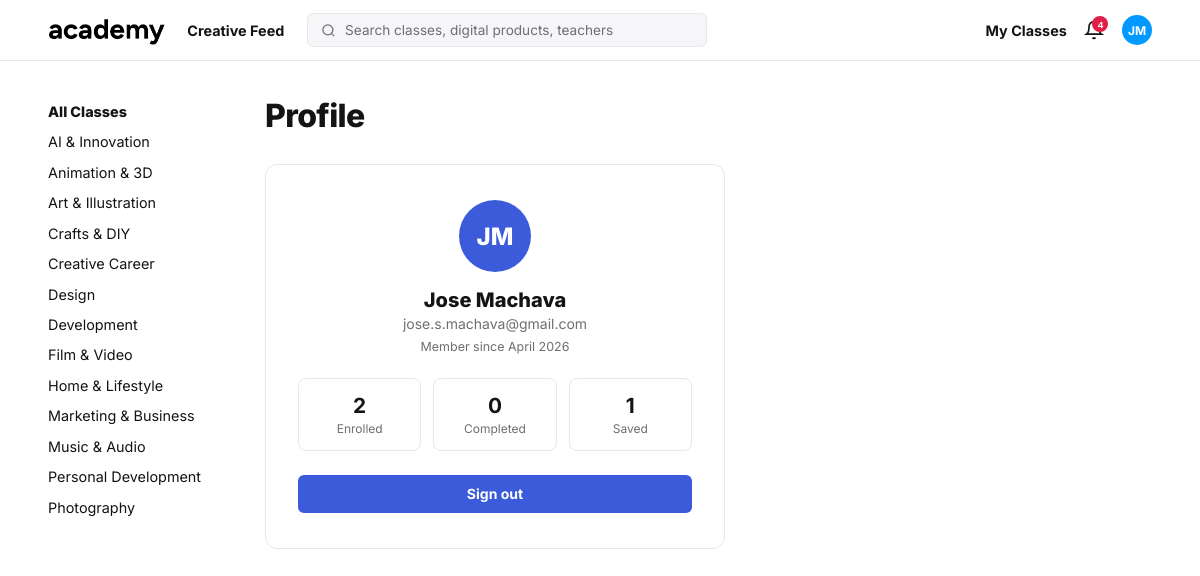
Screenshot of /my/profile/ (signed in) with the database file from the repository.
### accounts/models.py (models this page shows, shortened)
class User(AbstractBaseUser, PermissionsMixin):
    email = models.EmailField(unique=True)
    first_name = models.CharField(max_length=100)
    last_name = models.CharField(max_length=100)
    is_active = models.BooleanField(default=True)
    is_staff = models.BooleanField(default=False)
    date_joined = models.DateTimeField(auto_now_add=True)
    USERNAME_FIELD = "email"
    REQUIRED_FIELDS = ["first_name", "last_name"]
    objects = UserManager()
    def get_full_name(self):
        return f"{self.first_name} {self.last_name}"

### accounts/views.py (the view)
# urls.py: path("my/profile/", views.profile_view, name="profile"),
@login_required
def profile_view(request):
    ctx = _course_context(request.user)
    ctx["bottom"] = "profile"
    return render(request, "profile.html", ctx)

### accounts/models.py (called while the page is built)
    def tag_list(self):
        return [t.strip() for t in self.tags.split(",") if t.strip()]

### accounts/views.py (called while the page is built)
def ensure_demo_courses():
    if Course.objects.exists():
        return
    for data in DEMO_COURSES:
        Course.objects.create(**data)

### templates/profile.html (shortened to what this page needs)
{% load static %}
<!DOCTYPE html>
<html lang="en">
<head>
</head>
<body>
  <header>
    <div class="header-inner">
    <a class="logo" href="{% url 'landing' %}"><img src="{% static 'images/logo.png' %}" alt="Academy"></a>
    <a class="top-link hide-m" href="{% url 'landing' %}">Creative Feed</a>
    <form class="search-form" method="get" action="{% url 'landing' %}">
      <div class="search-wrap">
        <svg width="15" height="15" viewBox="0 0 24 24" fill="none" stroke="currentColor" stroke-width="2"><circle cx="11" cy="11" r="8"/><line x1="21" y1="21" x2="16.65" y2="16.65"/></svg>
        <input type="text" name="q" value="{{ query|default:'' }}" placeholder="Search classes, digital products, teachers" />
      </div>
    </form>
    <nav class="top-right">
      <a class="top-link hide-m" href="{% url 'enrolled' %}">My Classes</a>
      <div class="user-menu">
        <button class="bell" id="bellBtn" aria-label="Notifications">
          {% if notif_count %}<span class="bell-dot">{{ notif_count }}</span>{% endif %}
        </button>
      </div>
      <div class="user-menu">
        <button class="avatar" id="avatarBtn" aria-label="Account menu">{{ user.first_name.0|default:"A" }}{{ user.last_name.0 }}</button>
      </div>
    </nav>
    </div>
  </header>
  <div class="layout">
    <aside id="sidebar">
      <a class="side-link strong {% if not active_category %}active{% endif %}" href="{% url 'landing' %}">All Classes</a>
      {% for cat in categories %}
      <a class="side-link {% if active_category == cat %}active{% endif %}" href="{% url 'landing' %}?category={{ cat|urlencode }}">{{ cat }}</a>
      {% endfor %}
    </aside>
    <main>
      <h1 class="page-title">Profile</h1>
      <div class="profile-card">
        <div class="profile-avatar">{{ user.first_name.0|default:"A" }}{{ user.last_name.0 }}</div>
        <div class="profile-name">{{ user.get_full_name }}</div>
        <div class="profile-email">{{ user.email }}</div>
        <div class="profile-meta">Member since {{ user.date_joined|date:"F Y" }}</div>
        <div class="profile-stats">
          <a href="{% url 'enrolled' %}"><strong>{{ enrolled_count|default:0 }}</strong><span>Enrolled</span></a>
          <a href="{% url 'completed' %}"><strong>{{ completed_count|default:0 }}</strong><span>Completed</span></a>
          <a href="{% url 'saved' %}"><strong>{{ saved_count|default:0 }}</strong><span>Saved</span></a>
        </div>
        <a class="profile-signout" href="{% url 'logout' %}">Sign out</a>
      </div>
    </main>
  </div>
</body>
</html>

### templates/profile.html (style rules this page uses)
*, *::before, *::after { box-sizing: border-box; margin: 0; padding: 0; }
:root { --header: #101012; --green: #00dd7d; --ink: #141414; --muted: #6e6e73; --border: #e8e8ea; --pill: #f1f1f3; --accent: #3b5bdb; --accent-hover: #2f49c9; --success: #15803d; }
body { font-family: 'Inter', -apple-system, 'Segoe UI', sans-serif; background: #fff; color: var(--ink); min-height: 100vh; -webkit-font-smoothing: antialiased; }
header { background: #fff; position: sticky; top: 0; z-index: 100; border-bottom: 1px solid var(--border); }
.header-inner { max-width: 1320px; margin: 0 auto; width: 100%; min-height: 60px; display: flex; align-items: center; gap: 1.4rem; flex-wrap: wrap; padding: 0.5rem 3rem; color: var(--ink); }
.logo img { height: 30px; width: auto; display: block; }
.top-link { color: var(--ink); text-decoration: none; font-size: 0.9rem; font-weight: 700; white-space: nowrap; display: flex; align-items: center; gap: 0.3rem; }
.search-form { flex: 1; max-width: 400px; min-width: 180px; }
.search-wrap { display: flex; align-items: center; gap: 0.55rem; border: 1px solid var(--border); border-radius: 6px; background: #f6f6f8; padding: 0.5rem 0.85rem; color: var(--muted); }
.search-wrap input { flex: 1; min-width: 0; background: transparent; border: none; outline: none; color: var(--ink); font-family: inherit; font-size: 0.85rem; }
.search-wrap input::placeholder { color: var(--muted); }
.top-right { margin-left: auto; display: flex; align-items: center; gap: 1.1rem; }
.bell { background: none; border: none; color: var(--ink); cursor: pointer; padding: 0; display: flex; }
.user-menu { position: relative; }
.bell { position: relative; }
.bell-dot { position: absolute; top: -4px; right: -4px; min-width: 16px; height: 16px; border-radius: 9px; background: #e11d48; color: #fff; font-size: 0.62rem; font-weight: 800; display: flex; align-items: center; justify-content: center; padding: 0 4px; }
button.avatar { border: none; cursor: pointer; font-family: inherit; }
.avatar { width: 30px; height: 30px; border-radius: 50%; background: #0099ff; color: #fff; display: flex; align-items: center; justify-content: center; font-size: 0.75rem; font-weight: 700; }
.layout { display: flex; max-width: 1320px; margin: 0 auto; align-items: flex-start; }
aside { width: 225px; flex-shrink: 0; padding: 2.2rem 0 2rem 3rem; position: sticky; top: 60px; max-height: calc(100vh - 60px); overflow-y: auto; }
.side-link { display: block; font-size: 0.9rem; color: var(--ink); text-decoration: none; padding: 0.42rem 0; }
.side-link.strong { font-weight: 800; }
.side-link.active { font-weight: 800; }
main { flex: 1; min-width: 0; padding: 2.2rem 2.5rem 4rem; }
.page-title { font-size: 2rem; font-weight: 800; letter-spacing: -0.02em; margin-bottom: 1.8rem; }
.profile-card { max-width: 460px; background: #fff; border: 1px solid var(--border); border-radius: 12px; padding: 2.2rem 2rem; text-align: center; }
.profile-avatar { width: 72px; height: 72px; border-radius: 50%; background: var(--accent); color: #fff; display: flex; align-items: center; justify-content: center; font-size: 1.5rem; font-weight: 800; margin: 0 auto 1rem; }
.profile-name { font-size: 1.25rem; font-weight: 800; }
.profile-email { font-size: 0.875rem; color: var(--muted); margin-top: 0.2rem; }
.profile-meta { font-size: 0.78rem; color: var(--muted); margin-top: 0.4rem; }
.profile-stats { display: flex; gap: 0.75rem; margin: 1.5rem 0; }
.profile-stats a { flex: 1; border: 1px solid var(--border); border-radius: 8px; padding: 0.9rem 0.5rem; text-decoration: none; color: var(--ink); display: flex; flex-direction: column; gap: 0.15rem; }
.profile-stats strong { font-size: 1.3rem; }
.profile-stats span { font-size: 0.75rem; color: var(--muted); }
.profile-signout { display: block; background: var(--accent); color: #fff; font-weight: 700; font-size: 0.875rem; text-decoration: none; border-radius: 6px; padding: 0.65rem; }

### rows the page displays
User: first_name.0 "J", last_name.0 "M", get_full_name "Jose Machava", email "jose.s.machava@gmail.com", date_joined "April 2026"

### other values shown
{{ notif_count }} "4"
{{ cat }} "AI & Innovation" "Animation & 3D" "Art & Illustration" "Crafts & DIY" "Creative Career" "Design" "Development" "Film & Video" "Home & Lifestyle" "Marketing & Business" "Music & Audio" "Personal Development" "Photography"
{{ enrolled_count|default:0 }} "2"
{{ completed_count|default:0 }} "0"
{{ saved_count|default:0 }} "1"
